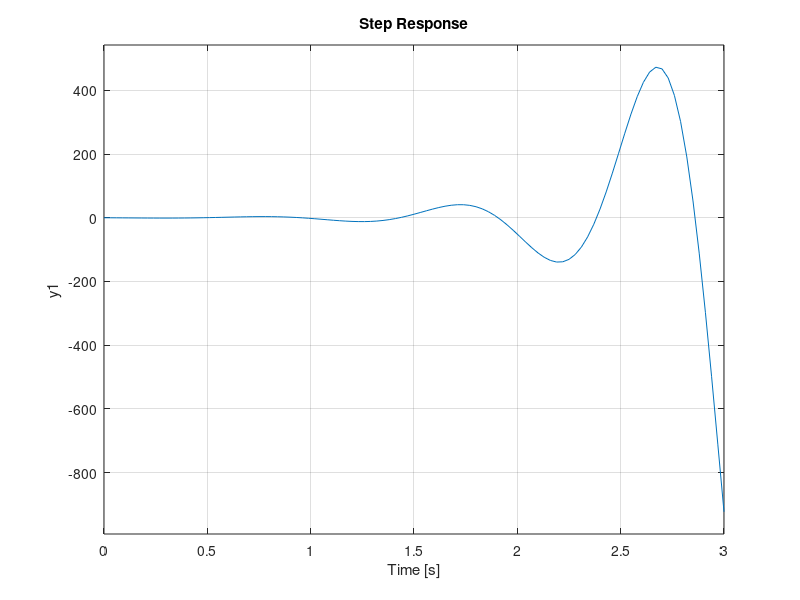
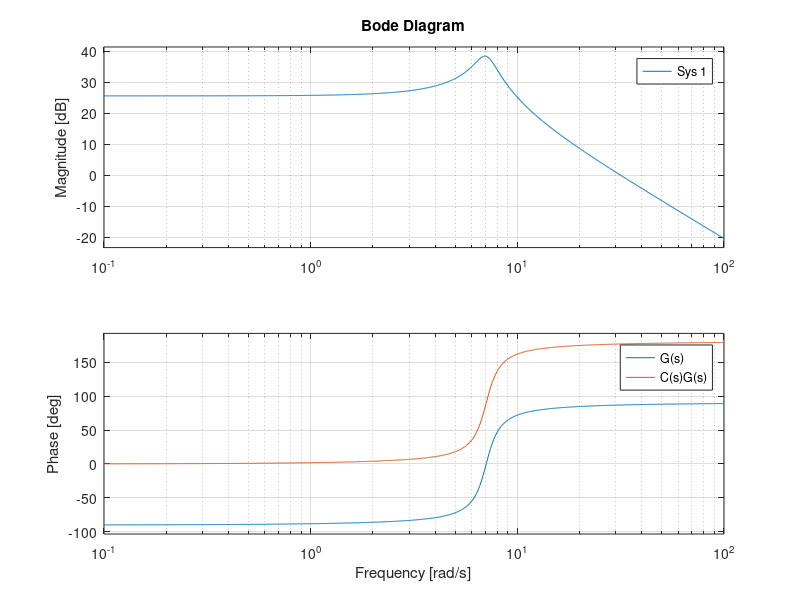
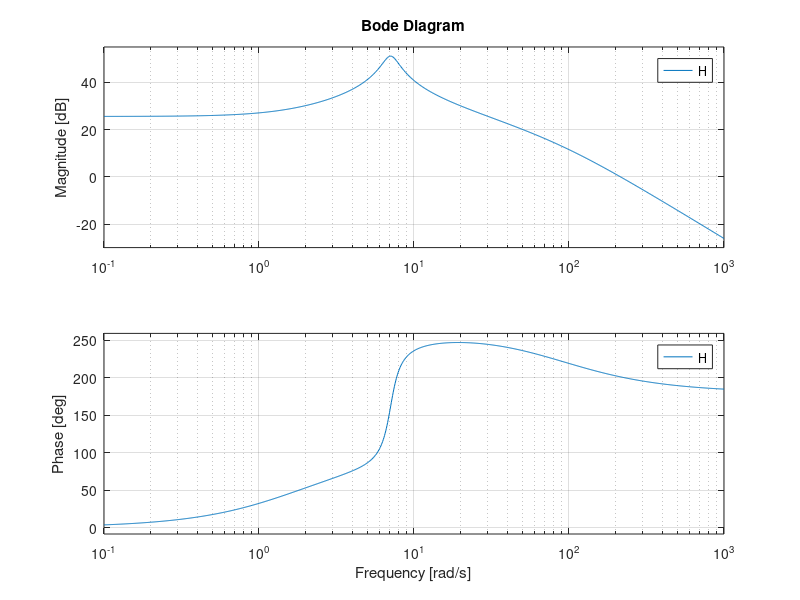
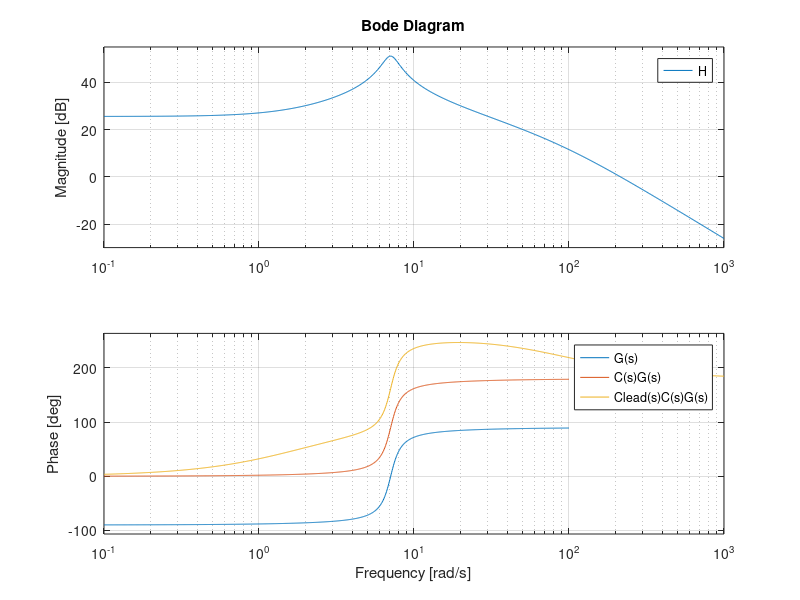

Recreate these plots in MATLAB, in order.
clc; clear all;
s = tf('s');

G = (-0.56*s)/(0.16*s^2 - 0.26*s + 8);
figure(1)
step(feedback(G,1));

% k=-271,4 para que o erro seja igual a 0,05dB
k = -271.4;
C = k/s;
figure(2)
bode(G); hold on;
bode(C*G);
legend('G(s)','C(s)G(s)');

% lead
a2 = 52.2729;
tau = 0.01152;
freq1 = 1/(a2*tau);
freq2 = 1/tau;
fasemax = asin((a2-1)/(a2+1));
lead = (a2*tau*s + 1)/(tau*s + 1);
H = C * lead * G;
figure(3);
bode(H);

% SC completo
figure(4);
bode(G); hold on;
bode(C*G); hold on;
bode(H);
legend('G(s)','C(s)G(s)','Clead(s)C(s)G(s)');